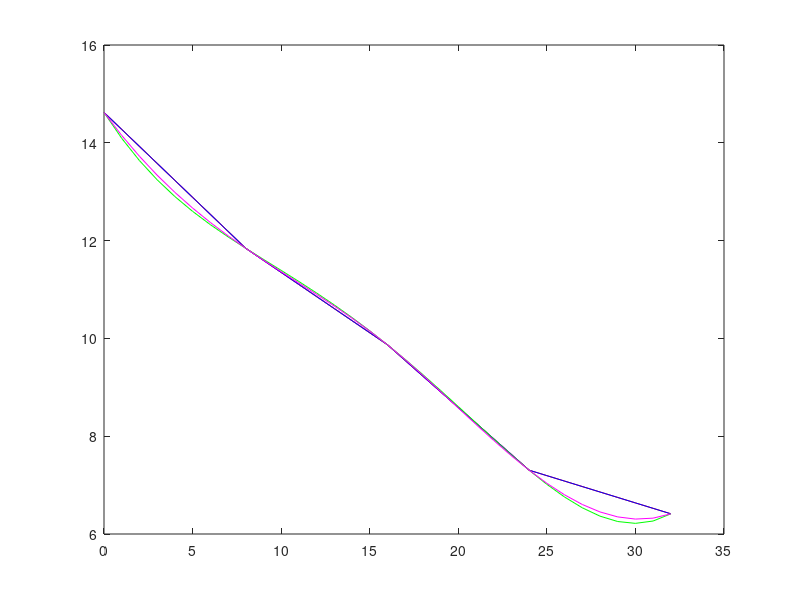

MATLAB code to generate this figure:
T=[
0
8
16
24
32
];
c=[
14.621
11.843
9.870
7.305
6.413

];

t = 0:1:32;

plot(T, c, 'r-');
hold on
i = interp1(T,c,t);
v1 = interp1(T, c, 27);
plot(t,i, 'b-');


p= polyfit(T, c, 5);
q = polyval(p,t);
v2 = polyval(p, 27);
plot(t, q, 'g-')


cubic = interp1(T,c,t, 'spline');
v3 = interp1(T, c, 27);
plot(t,cubic, 'm-');
display(v1);
display(v2);
display(v3);
hold off

